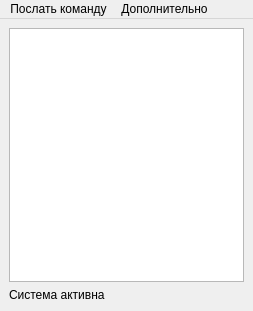
<?xml version="1.0" encoding="UTF-8"?>
<ui version="4.0">
 <class>MainWindow</class>
 <widget class="QMainWindow" name="MainWindow">
  <property name="geometry">
   <rect>
    <x>0</x>
    <y>0</y>
    <width>253</width>
    <height>311</height>
   </rect>
  </property>
  <property name="windowTitle">
   <string>Work with controller</string>
  </property>
  <property name="windowIcon">
   <iconset resource="icons.qrc">
    <normaloff>:/1/icons/notification.png</normaloff>:/1/icons/notification.png</iconset>
  </property>
  <property name="documentMode">
   <bool>false</bool>
  </property>
  <widget class="QWidget" name="centralWidget">
   <layout class="QVBoxLayout" name="verticalLayout">
    <item>
     <layout class="QVBoxLayout" name="indicatorsLayout"/>
    </item>
    <item>
     <widget class="QTextEdit" name="textEdit"/>
    </item>
    <item>
     <widget class="QLabel" name="statusMessage">
      <property name="text">
       <string>Система активна</string>
      </property>
     </widget>
    </item>
   </layout>
  </widget>
  <widget class="QMenuBar" name="menuBar">
   <property name="geometry">
    <rect>
     <x>0</x>
     <y>0</y>
     <width>253</width>
     <height>23</height>
    </rect>
   </property>
   <widget class="QMenu" name="menu">
    <property name="title">
     <string>Послать команду</string>
    </property>
    <widget class="QMenu" name="menu_3">
     <property name="title">
      <string>Другие (резерв)</string>
     </property>
     <addaction name="sendCommand3"/>
     <addaction name="sendCommand5"/>
    </widget>
    <addaction name="restartComAction"/>
    <addaction name="separator"/>
    <addaction name="restartModemAction"/>
    <addaction name="restartAllAction"/>
    <addaction name="disableCommandsAction"/>
    <addaction name="enableCommandsAction"/>
    <addaction name="menu_3"/>
   </widget>
   <widget class="QMenu" name="menu_2">
    <property name="title">
     <string>Дополнительно</string>
    </property>
    <addaction name="settingsAction"/>
    <addaction name="clearLogAction"/>
    <addaction name="separator"/>
    <addaction name="viewTempLogAction"/>
   </widget>
   <addaction name="menu"/>
   <addaction name="menu_2"/>
  </widget>
  <action name="settingsAction">
   <property name="text">
    <string>Настройки</string>
   </property>
  </action>
  <action name="restartComAction">
   <property name="text">
    <string>Перезапустить COM</string>
   </property>
  </action>
  <action name="restartModemAction">
   <property name="checkable">
    <bool>true</bool>
   </property>
   <property name="text">
    <string>Перезагрузить модем (2)</string>
   </property>
  </action>
  <action name="restartAllAction">
   <property name="text">
    <string>Полный перезапуск комплекса (4)</string>
   </property>
  </action>
  <action name="disableCommandsAction">
   <property name="text">
    <string>Отключить приём команд (6)</string>
   </property>
  </action>
  <action name="enableCommandsAction">
   <property name="text">
    <string>Включить приём команд (7)</string>
   </property>
  </action>
  <action name="clearLogAction">
   <property name="text">
    <string>Очистить лог</string>
   </property>
  </action>
  <action name="sendCommand3">
   <property name="text">
    <string>3</string>
   </property>
  </action>
  <action name="sendCommand5">
   <property name="text">
    <string>5</string>
   </property>
  </action>
  <action name="viewTempLogAction">
   <property name="text">
    <string>Просмотреть лог температуры</string>
   </property>
  </action>
 </widget>
 <resources>
  <include location="icons.qrc"/>
 </resources>
 <connections/>
</ui>
